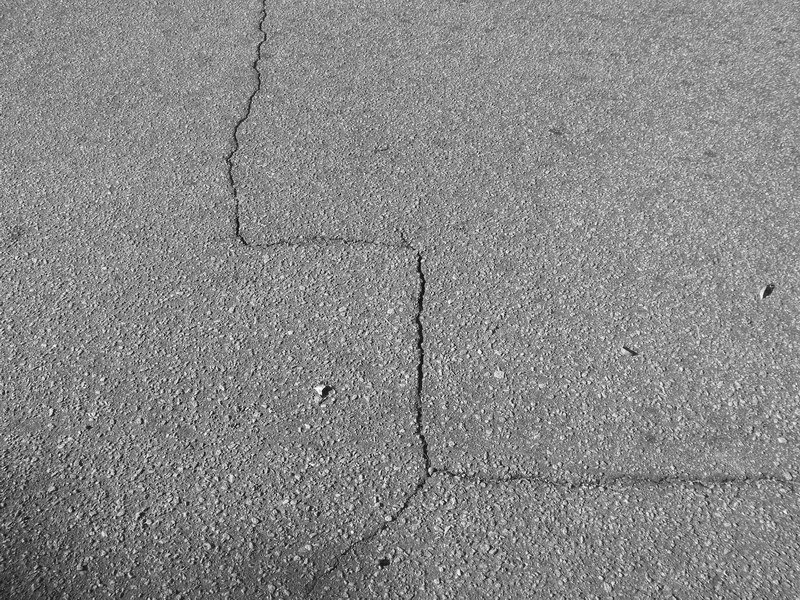
#> input picture training/6192.jpg, 800 x 600 px, found by its file name
$ python edge.py
#> lines starting #> are read from the running program, lines starting #| are printed output that depends on the picture
import cv2
import numpy as np
import matplotlib.pyplot as plt

# img = cv2.imread('aaaa.png', 1)
img = cv2.imread('tree260/image/6192.jpg', 1)
#> img is the input picture: shape (600, 800, 3); min 0, max 255, mean 135.9
img = cv2.cvtColor(img, cv2.COLOR_BGR2RGB)
kernel = np.array([
            [1,-1],
            [1,-1],
        ])
edge_img = cv2.filter2D(img, -1, kernel)
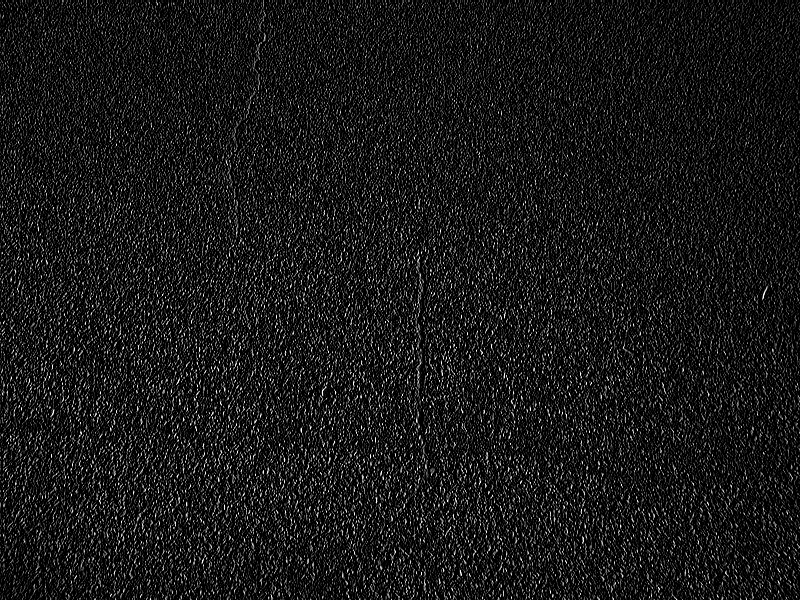
#> edge_img: shape (600, 800, 3); min 0, max 255, mean 25.2

f, axes = plt.subplots(1,2, figsize=(20,10))
axes[0].imshow(img)
axes[0].set_title('origin')
axes[1].imshow(edge_img)
axes[1].set_title('result')
plt.show()
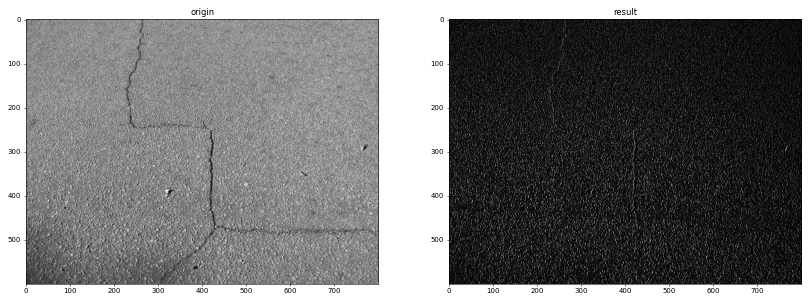
#> figure drawn by matplotlib, 2 panels

$ run again, with aaaa.png saved as training/6192.jpg
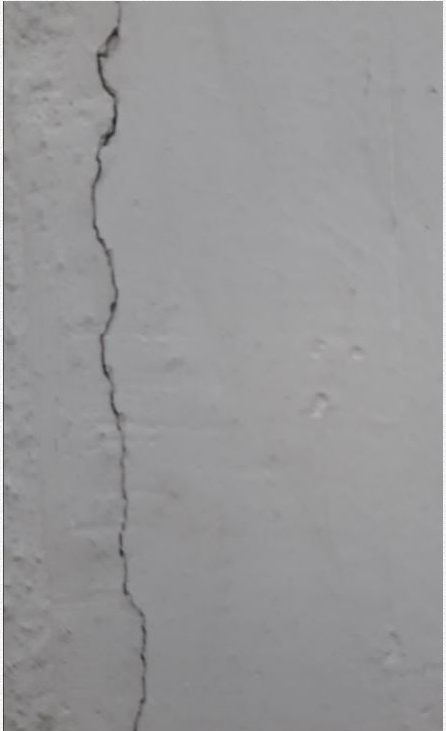
#> input picture aaaa.png, 446 x 731 px, found by its file name
#> img is the input picture: shape (731, 446, 3); mean B, G, R 152.8, 151.5, 151.7
#> `edge_img = cv2.filter2D(img, -1, kernel)`:
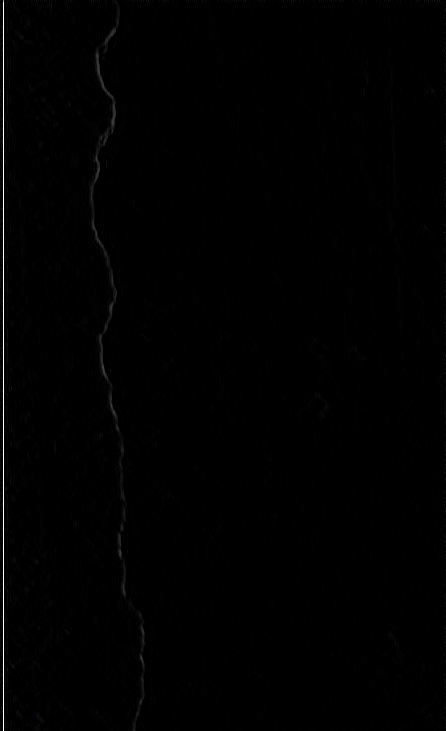
#> edge_img: shape (731, 446, 3); mean R, G, B 1.2, 1.2, 1.3
#> `plt.show()`:
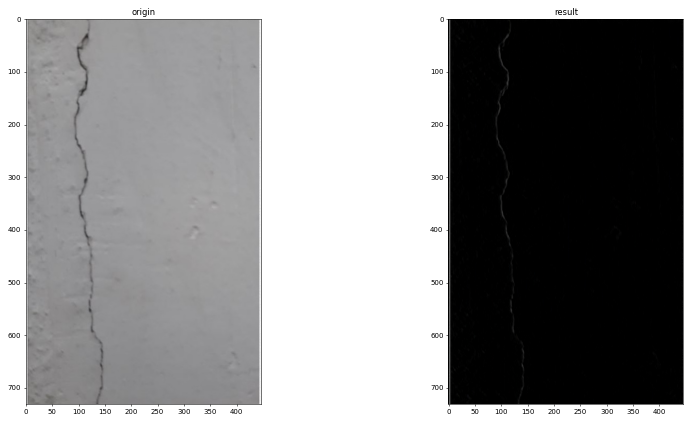
#> figure drawn by matplotlib, 2 panels

$ run again, with training/6193.jpg copied over training/6192.jpg
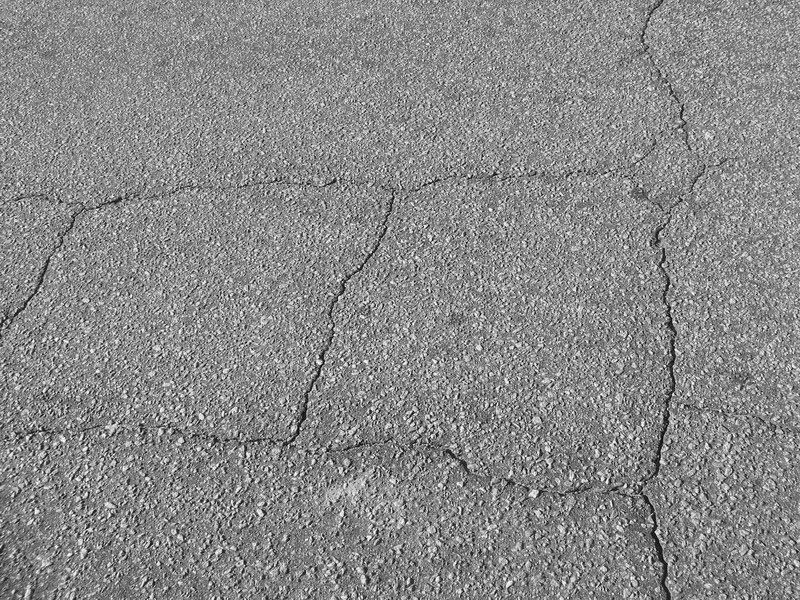
#> input picture training/6193.jpg, 800 x 600 px, found by its file name
#> img is the input picture: shape (600, 800, 3); min 0, max 255, mean 137
#> `edge_img = cv2.filter2D(img, -1, kernel)`:
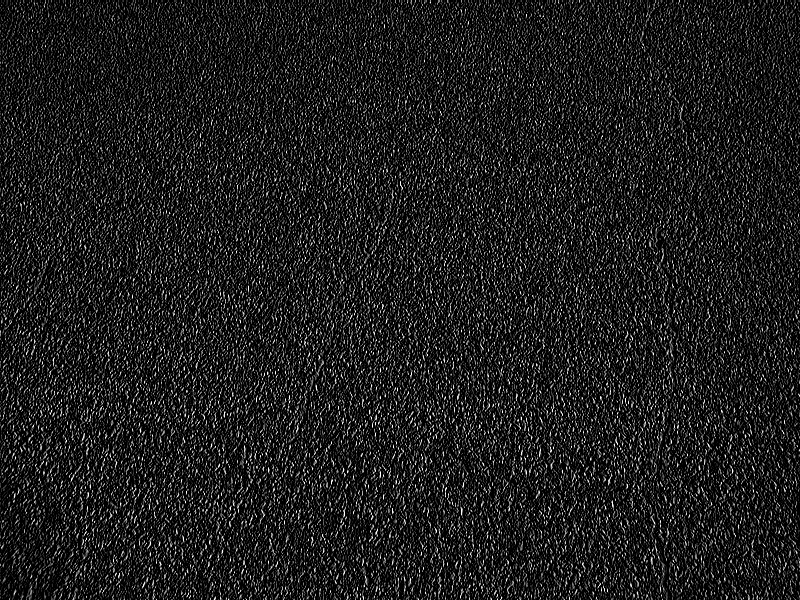
#> edge_img: shape (600, 800, 3); min 0, max 255, mean 30.3
#> `plt.show()`:
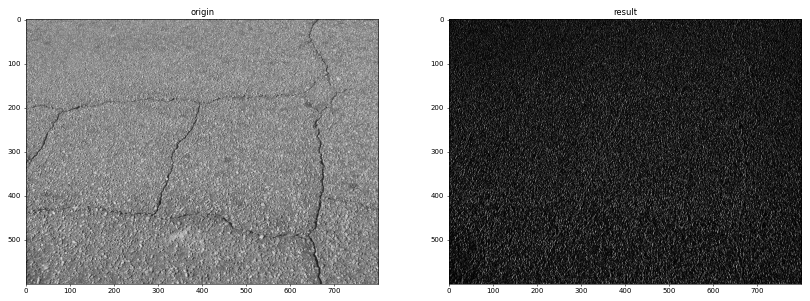
#> figure drawn by matplotlib, 2 panels

$ run again, with training/6194.jpg copied over training/6192.jpg
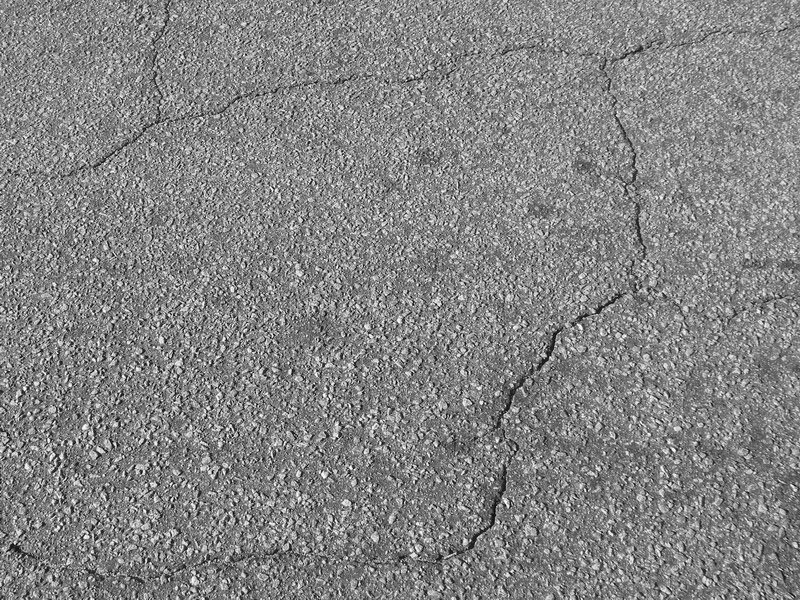
#> input picture training/6194.jpg, 800 x 600 px, found by its file name
#> img is the input picture: shape (600, 800, 3); min 0, max 255, mean 131.9
#> `edge_img = cv2.filter2D(img, -1, kernel)`:
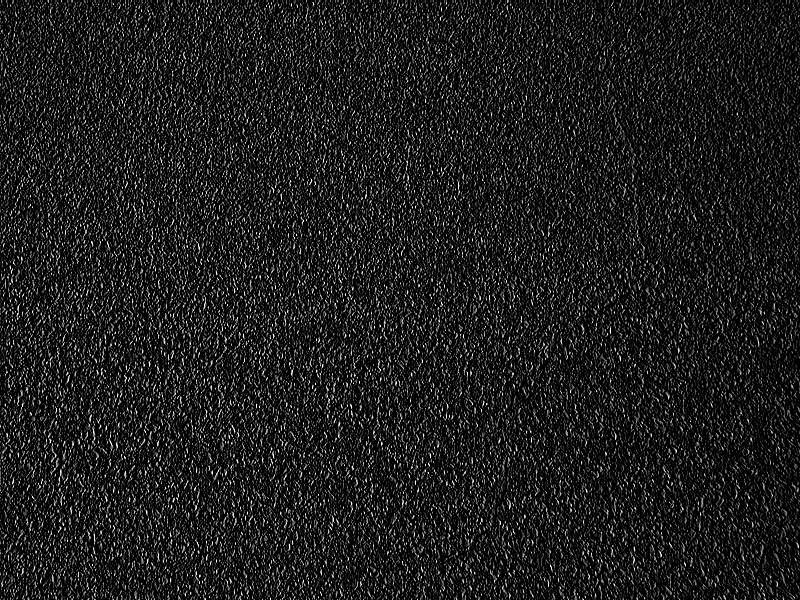
#> edge_img: shape (600, 800, 3); min 0, max 255, mean 29.5
#> `plt.show()`:
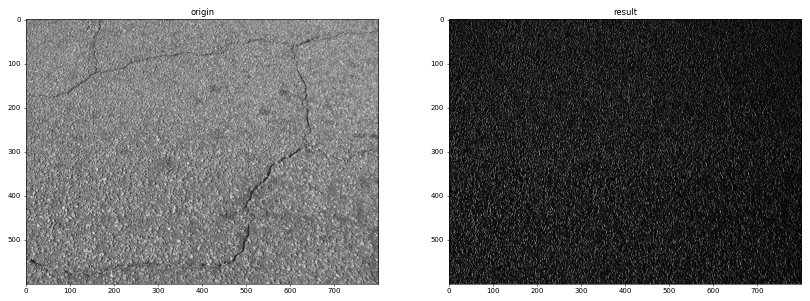
#> figure drawn by matplotlib, 2 panels
